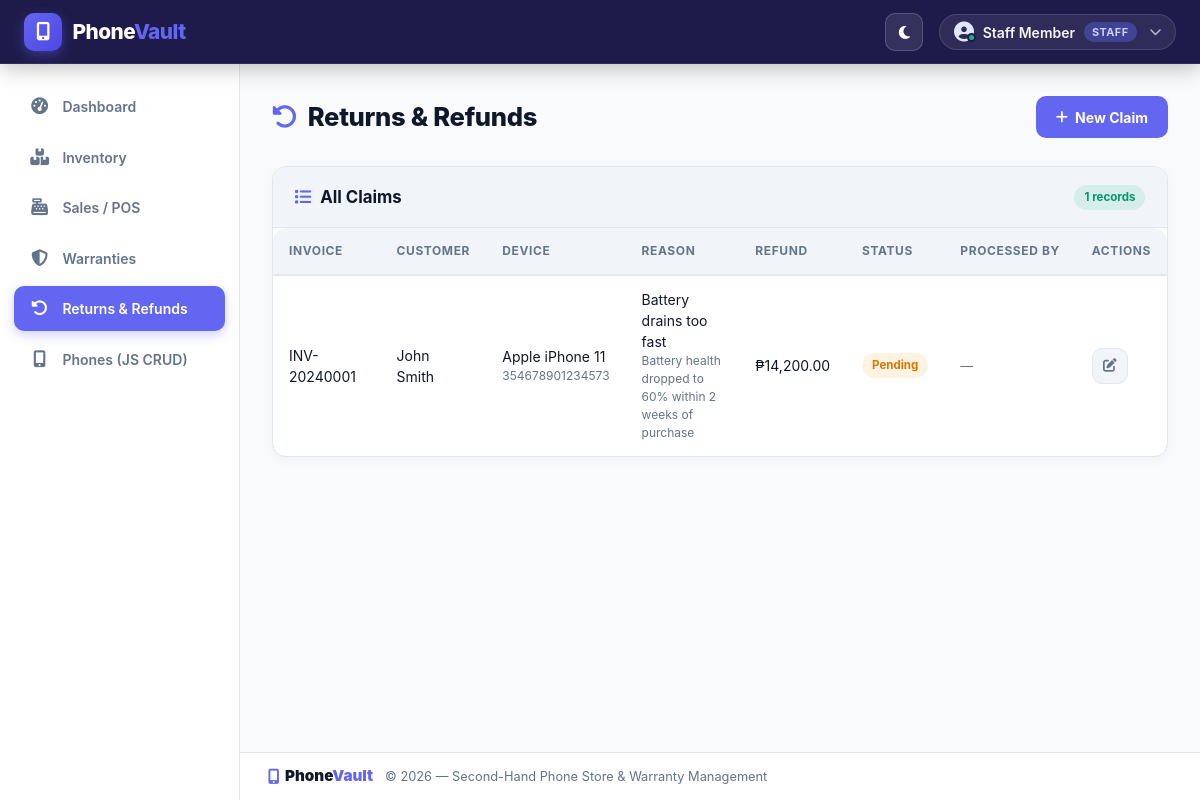
Page /returns.php (signed in) on the committed database.
### tables this page shows
CREATE TABLE IF NOT EXISTS returns_refunds (
    id INT AUTO_INCREMENT PRIMARY KEY,
    sale_id INT NOT NULL,
    phone_id INT NOT NULL,
    refund_reason VARCHAR(255) NOT NULL,
    defect_description TEXT,
    refund_amount DECIMAL(10,2) NOT NULL DEFAULT 0.00,
    status ENUM('Pending','Approved','Rejected','Completed') NOT NULL DEFAULT 'Pending',
    processed_by INT,
    created_at TIMESTAMP DEFAULT CURRENT_TIMESTAMP,
    FOREIGN KEY (sale_id) REFERENCES sales(id),
    FOREIGN KEY (phone_id) REFERENCES phones(id),
    FOREIGN KEY (processed_by) REFERENCES users(id)
);

CREATE TABLE IF NOT EXISTS sales (
    id INT AUTO_INCREMENT PRIMARY KEY,
    invoice_no VARCHAR(20) NOT NULL UNIQUE,
    customer_name VARCHAR(100) NOT NULL,
    customer_phone VARCHAR(20),
    phone_id INT NOT NULL,
    total_amount DECIMAL(10,2) NOT NULL,
    payment_method ENUM('Cash','Card','Transfer') NOT NULL DEFAULT 'Cash',
    warranty_duration_days INT NOT NULL DEFAULT 30,
    warranty_end_date DATE NOT NULL,
    created_at TIMESTAMP DEFAULT CURRENT_TIMESTAMP,
    FOREIGN KEY (phone_id) REFERENCES phones(id)
);

CREATE TABLE IF NOT EXISTS phones (
    id INT AUTO_INCREMENT PRIMARY KEY,
    brand VARCHAR(50) NOT NULL,
    model VARCHAR(100) NOT NULL,
    imei VARCHAR(20) NOT NULL UNIQUE,
    storage VARCHAR(20),
    color VARCHAR(30),
    battery_health TINYINT UNSIGNED NOT NULL DEFAULT 100,
    condition_grade ENUM('Grade A','Grade B','Grade C') NOT NULL DEFAULT 'Grade A',
    cost_price DECIMAL(10,2) NOT NULL,
    selling_price DECIMAL(10,2) NOT NULL,
    status ENUM('Available','Sold','Returned') NOT NULL DEFAULT 'Available',
    created_at TIMESTAMP DEFAULT CURRENT_TIMESTAMP
);

### returns.php (the view, shortened to what this page needs)
<?php
$pdo = getPDO();
$returns = $pdo->query(
    "SELECT rr.*, s.invoice_no, s.customer_name, s.total_amount,
            p.brand, p.model, p.imei,
            u.full_name AS processed_by_name
     FROM returns_refunds rr
     JOIN sales s  ON rr.sale_id  = s.id
     JOIN phones p ON rr.phone_id = p.id
     LEFT JOIN users u ON rr.processed_by = u.id
     ORDER BY rr.created_at DESC"
)->fetchAll();
include __DIR__ . '/includes/header.php';
include __DIR__ . '/includes/navbar.php';
?>
<div class="d-flex">
<?php include __DIR__ . '/includes/sidebar.php'; ?>
<main class="pv-main">
    <div class="pv-page-header">
        <h1 class="pv-page-title"><i class="fa-solid fa-rotate-left"></i> Returns &amp; Refunds</h1>
        <button class="pv-btn-primary" data-bs-toggle="collapse" data-bs-target="#newClaimForm">
            <i class="fa-solid fa-plus"></i> New Claim
        </button>
    </div>
    <div class="pv-card">
        <div class="pv-card-header">
            <h2 class="pv-card-title"><i class="fa-solid fa-list"></i> All Claims</h2>
            <span class="pv-status pv-status-available"><?= count($returns) ?> records</span>
        </div>
        <div class="table-responsive">
            <table class="pv-table">
                <thead>
                    <tr>
                        <th>Invoice</th>
                        <th>Customer</th>
                        <th>Device</th>
                        <th>Reason</th>
                        <th>Refund</th>
                        <th>Status</th>
                        <th>Processed By</th>
                        <th>Actions</th>
                    </tr>
                </thead>
                <tbody>
                <?php if (empty($returns)): ?>
                    <tr><td colspan="8" class="text-center text-muted py-4">No return claims found.</td></tr>
                <?php else: ?>
                    <?php foreach ($returns as $r):
                        $sc = 'pv-status-' . strtolower($r['status']);
                    ?>
                    <tr>
                        <td class="font-mono"><?= htmlspecialchars($r['invoice_no']) ?></td>
                        <td><?= htmlspecialchars($r['customer_name']) ?></td>
                        <td>
                            <div><?= htmlspecialchars($r['brand'] . ' ' . $r['model']) ?></div>
                            <div class="font-mono" style="font-size:.75rem;color:var(--pv-text-muted)"><?= htmlspecialchars($r['imei']) ?></div>
                        </td>
                        <td style="max-width:180px">
                            <div><?= htmlspecialchars($r['refund_reason']) ?></div>
                            <?php if ($r['defect_description']): ?>
                            <div style="font-size:.75rem;color:var(--pv-text-muted)"><?= htmlspecialchars(mb_strimwidth($r['defect_description'], 0, 60, '…')) ?></div>
                            <?php endif; ?>
                        </td>
                        <td class="fw-700 text-primary-pv">₱<?= number_format($r['refund_amount'], 2) ?></td>
                        <td><span class="pv-status <?= $sc ?>"><?= htmlspecialchars($r['status']) ?></span></td>
                        <td style="font-size:.8rem;color:var(--pv-text-muted)"><?= htmlspecialchars($r['processed_by_name'] ?? '—') ?></td>
                        <td>
                            <?php if ($r['status'] === 'Pending'): ?>
                            <button class="pv-btn-icon"
                                    data-refund-id="<?= $r['id'] ?>"
                                    data-refund-amount="<?= $r['refund_amount'] ?>"
                                    title="Process Claim">
                                <i class="fa-solid fa-pen-to-square"></i>
                            </button>
                            <?php endif; ?>
                        </td>
                    </tr>
                    <?php endforeach; ?>
                <?php endif; ?>
                </tbody>
            </table>
        </div>
    </div>
</main>
</div>
<?php include __DIR__ . '/includes/footer.php'; ?>

### assets/css/custom.css (style rules this page uses)
:root { --pv-bg: #f8fafc; --pv-surface: #ffffff; --pv-surface-2: #f1f5f9; --pv-border: #e2e8f0; --pv-text: #0f172a; --pv-text-muted: #64748b; --pv-primary: #6366f1; --pv-primary-dark: #4f46e5; --pv-primary-light:#e0e7ff; --pv-primary-rgb: 99,102,241; --pv-success: #10b981; --pv-warning: #f59e0b; --pv-danger: #ef4444; --pv-info: #06b6d4; --pv-navbar-bg: #1e1b4b; --pv-sidebar-w: 240px; --pv-navbar-h: 64px; --pv-radius: 14px; --pv-radius-sm: 10px; --pv-shadow: 0 10px 30px -5px rgba(0,0,0,.08); --pv-shadow-sm: 0 4px 12px rgba(0,0,0,.04); --pv-transition: .25s cubic-bezier(.4, 0, .2, 1); }
*, *::before, *::after { box-sizing: border-box; }
body { background: var(--pv-bg); color: var(--pv-text); font-family: 'Inter', system-ui, -apple-system, sans-serif; font-size: .9375rem; min-height: 100vh; display: flex; flex-direction: column; transition: background var(--pv-transition), color var(--pv-transition); overflow-x: hidden; }
.pv-main { margin-top: var(--pv-navbar-h); margin-left: var(--pv-sidebar-w); padding: 2rem 2rem 5.5rem 2rem; flex: 1; min-height: calc(100vh - var(--pv-navbar-h)); transition: margin var(--pv-transition), padding var(--pv-transition); }
.pv-page-header { display: flex; align-items: center; justify-content: space-between; flex-wrap: wrap; gap: 1rem; margin-bottom: 1.75rem; }
.pv-page-title { font-size: 1.6rem; font-weight: 800; color: var(--pv-text); margin: 0; display: flex; align-items: center; gap: .65rem; letter-spacing: -.3px; }
.pv-page-title i { color: var(--pv-primary); }
.pv-card { background: var(--pv-surface); border: 1px solid var(--pv-border); border-radius: var(--pv-radius); box-shadow: var(--pv-shadow-sm); overflow: hidden; transition: background var(--pv-transition), border-color var(--pv-transition); }
.pv-card-header { padding: 1.1rem 1.35rem; border-bottom: 1px solid var(--pv-border); display: flex; align-items: center; justify-content: space-between; flex-wrap: wrap; gap: .75rem; background: var(--pv-surface-2); }
.pv-card-title { font-size: 1.05rem; font-weight: 700; color: var(--pv-text); margin: 0; display: flex; align-items: center; gap: .55rem; }
.pv-card-title i { color: var(--pv-primary); }
.pv-status { display: inline-flex; align-items: center; gap: .3rem; padding: 4px 10px; border-radius: 99px; font-size: .72rem; font-weight: 700; white-space: nowrap; }
.pv-status-available { background: rgba(16,185,129,.12); color: #059669; }
.pv-status-pending { background: rgba(245,158,11,.12); color: #d97706; }
.table-responsive { border-radius: var(--pv-radius); overflow-x: auto; -webkit-overflow-scrolling: touch; }
.pv-table { width: 100%; border-collapse: separate; border-spacing: 0; font-size: .875rem; }
.pv-table thead th { background: var(--pv-surface-2); color: var(--pv-text-muted); font-size: .75rem; font-weight: 700; text-transform: uppercase; letter-spacing: .6px; padding: .85rem 1rem; border-bottom: 2px solid var(--pv-border); white-space: nowrap; }
.pv-table tbody tr { border-bottom: 1px solid var(--pv-border); transition: background var(--pv-transition); }
.pv-table tbody td { padding: .85rem 1rem; color: var(--pv-text); vertical-align: middle; }
.pv-table tbody tr:last-child td { border-bottom: none; }
.pv-btn-primary { background: var(--pv-primary); color: #ffffff; border: none; border-radius: var(--pv-radius-sm); padding: .55rem 1.25rem; min-height: 42px; font-size: .875rem; font-weight: 700; cursor: pointer; transition: all var(--pv-transition); display: inline-flex; align-items: center; justify-content: center; gap: .45rem; text-decoration: none; }
.pv-btn-icon { width: 36px; height: 36px; border-radius: var(--pv-radius-sm); border: 1px solid var(--pv-border); background: var(--pv-surface-2); color: var(--pv-text-muted); display: inline-flex; align-items: center; justify-content: center; cursor: pointer; transition: all var(--pv-transition); font-size: .85rem; text-decoration: none; }

### rows in the picture
returns_refunds: sale.invoice_no "INV-20240001", sale.customer_name "John Smith", phone.model "Apple iPhone 11", phone.imei "354678901234573", refund_reason "Battery drains too fast", defect_description "Battery health dropped to 60% within 2 weeks of purchase", refund_amount "14,200.00", status "Pending", processed_by_name "—"

### other values in the picture
$user['name'] "Staff Member"
$user['role'] "STAFF"
$item['label'] "Dashboard"
$item['label'] "Inventory"
$item['label'] "Sales / POS"
$item['label'] "Warranties"
$item['label'] "Returns & Refunds"
$item['label'] "Phones (JS CRUD)"
count($returns) "1"
